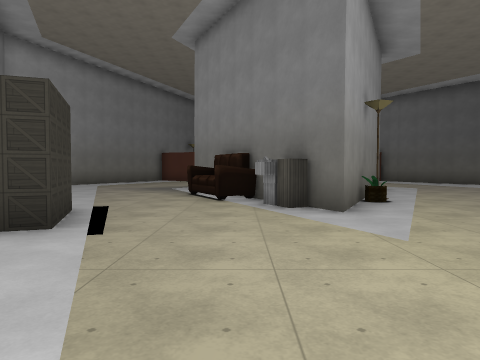
view 1 (above)

20 first-person views from a walk through a level from a Godot 3-D game. The camera is 1.5 m above the floor, tilts 2° down and sees 70° across. The floor is counted in squares, 2 m on a side. Each view is taken from the middle of a square. On the plan, view 1 faces up. The plan holds only what a view shows up to about 11 squares ahead; the rest is blank. The place goes on beyond the plan. Characters and animated objects are left out. Some surface patterns are stand-ins.

view 2
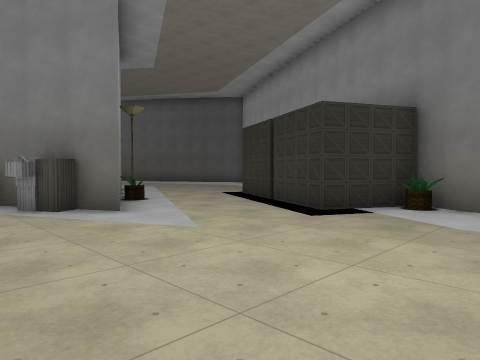

view 3
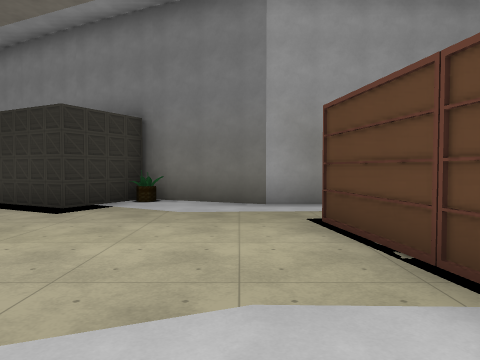

view 4
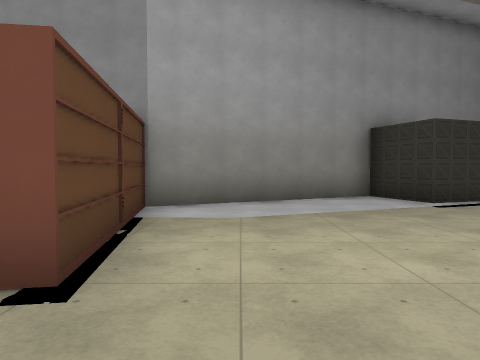

view 5
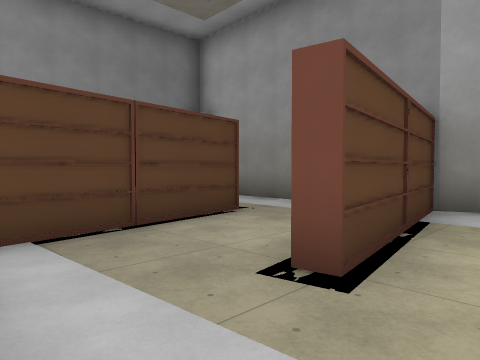

view 6
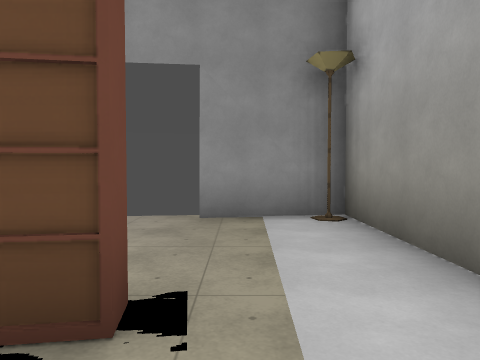

view 7
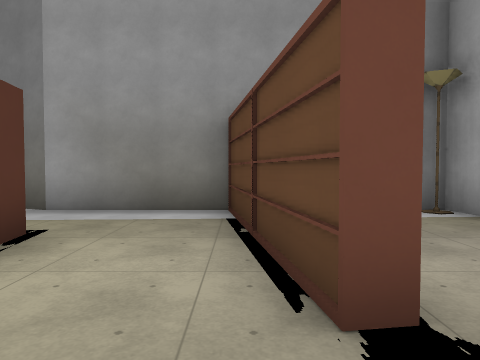

view 8
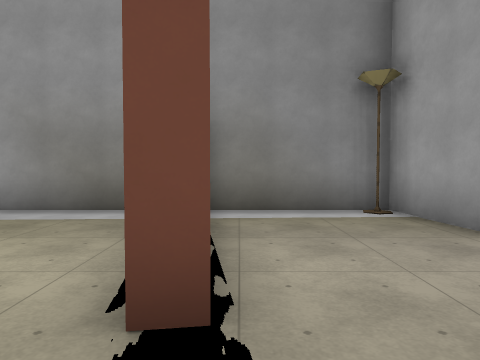

view 9
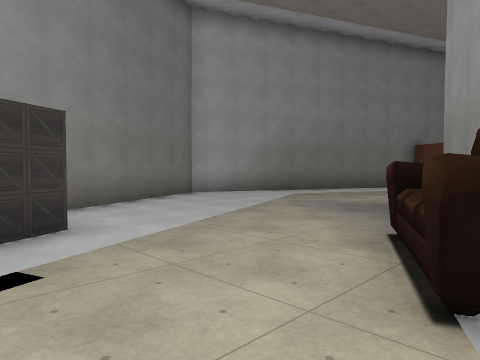

view 10
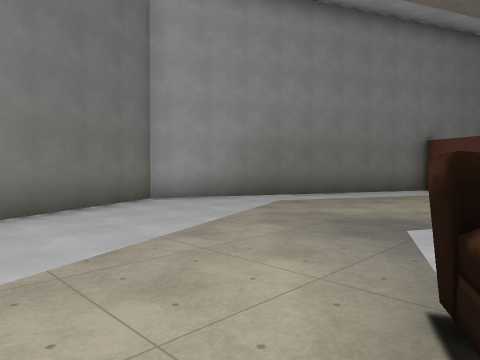

view 11
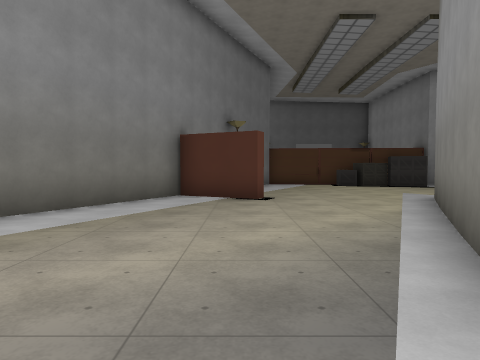

view 12
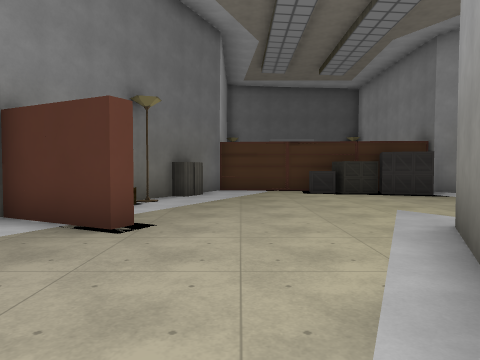

view 13
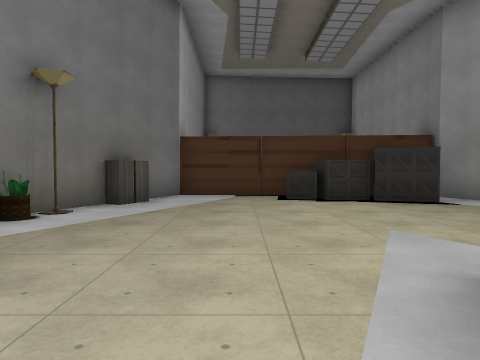

view 14
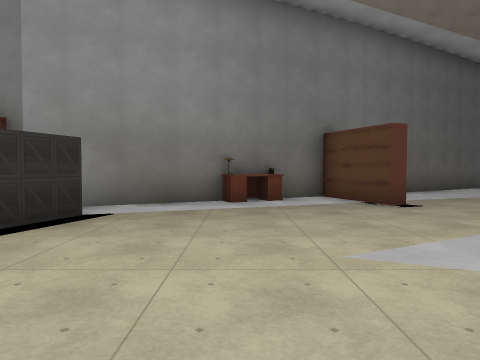

view 15
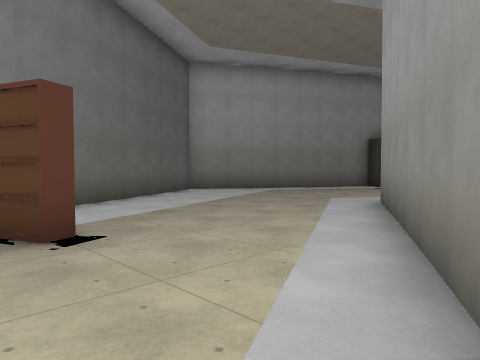

view 16
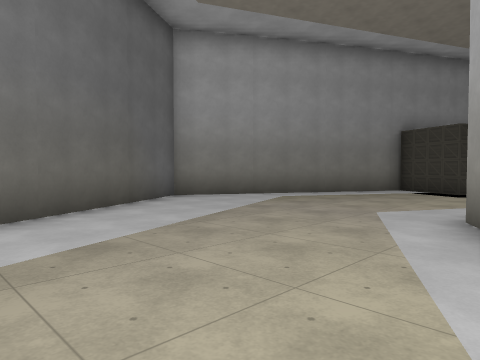

view 17
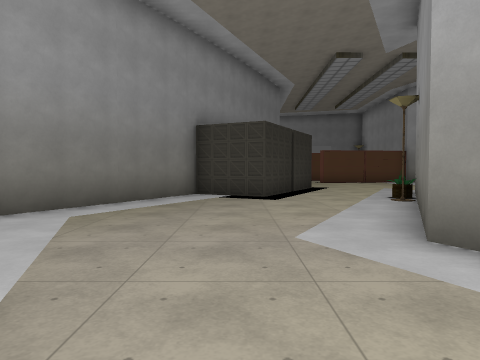

view 18
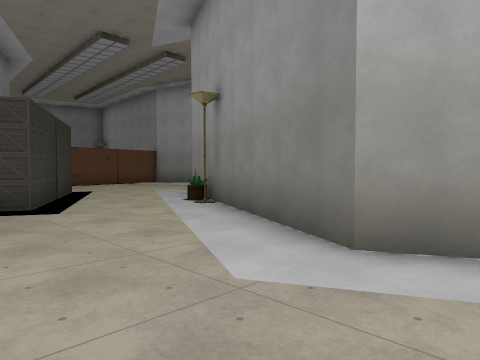

view 19
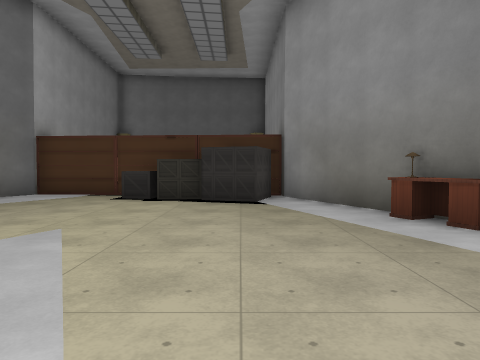

view 20
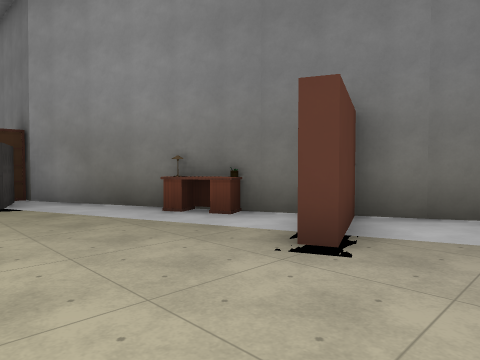

### Floor plan
Ten units are one square. View 1 is at (0, 0); x grows to the right and y downward. Boxes are objects, and circles mark ways between rooms. Rooms are numbered by the first view taken in them; rooms with no view inside come last. Other rooms are left out.
<svg viewBox="-89 -271 212 361">
<path fill="none" stroke="#000" d="M17 -57 15 -62M-30 -60 -23 -41 -41 -35 -16 19 28 12M5 -83 -5 -78M51 5 63 -23 43 -33 53 -52M6 50 6 45 51 38 51 5M30 79 51 77 51 44M-17 49 -17 84 7 82M28 12 29 16 23 16M23 -180 51 -126 17 -57M-11 -138 18 -194M-24 -196 -26 -192 -47 -202 -84 -123 -63 -80M95 -164 81 -195 59 -186 58 -190 79 -198 75 -208M67 -224 51 -259M-34 -228 -37 -223M48 -258 44 -245 31 -249 33 -254M50 -258 50 -262 47 -262M-1 -85 -8 -99 -14 -96M36 -263 -16 -266 -22 -253M6 -78 2 -86M-6 -81 -14 -97M53 -52 64 -72 82 -63 118 -127 96 -166M-44 -75 -40 -67"/>
<rect x="5" y="-75" width="10" height="10" fill="#bbb"><title>cabinet</title></rect>
<rect x="55" y="-25" width="10" height="10" fill="#bbb"><title>plant</title></rect>
<rect x="-15" y="75" width="10" height="10" fill="#bbb"><title>lamp</title></rect>
<rect x="45" y="65" width="10" height="10" fill="#bbb"><title>lamp</title></rect>
<rect x="-35" y="-235" width="10" height="10" fill="#bbb"><title>lamp</title></rect>
<rect x="-35" y="-245" width="10" height="10" fill="#bbb"><title>cabinet</title></rect>
<rect x="-25" y="-255" width="10" height="10" fill="#bbb"><title>cabinet</title></rect>
<rect x="15" y="-265" width="10" height="10" fill="#bbb"><title>crate</title></rect>
<rect x="25" y="-75" width="10" height="10" fill="#bbb"><title>plant</title></rect>
<rect x="25" y="-85" width="10" height="10" fill="#bbb"><title>lamp</title></rect>
<rect x="25" y="-265" width="10" height="10" fill="#bbb"><title>box</title></rect>
<rect x="65" y="-225" width="10" height="20" fill="#bbb"><title>desk</title></rect>
<circle cx="35" cy="15" r="3" fill="#2a7"/>
<circle cx="-15" cy="-75" r="3" fill="#2a7"/>
<circle cx="40" cy="-60" r="3" fill="#2a7"/>
<text x="10" y="-30">1</text>
<text x="20" y="60">2</text>
<text x="30" y="-170">3</text>
</svg>
Room 1 opens to room 2. Room 1 opens to room 3.

Where each view was taken, in squares from view 1:
view 1: 0 up, 0 right, facing up
view 2: 0 up, 1 left, facing up-right
view 3: 0 up, 2 left, facing right
view 4: 0 up, 5 right, facing left
view 5: 0 up, 5 right, facing down-left
view 6: 3 down, 0 right, facing down
view 7: 4 down, 1 left, facing right
view 8: 5 down, 1 left, facing right
view 9: 6 up, 0 right, facing up-left
view 10: 8 up, 1 left, facing up-left
view 11: 11 up, 3 left, facing up
view 12: 15 up, 1 left, facing up
view 13: 17 up, 0 right, facing up
view 14: 22 up, 1 left, facing right
view 15: 20 up, 2 right, facing down-right
view 16: 18 up, 4 right, facing down-right
view 17: 16 up, 7 right, facing down
view 18: 14 up, 8 right, facing down-left
view 19: 17 up, 4 right, facing up
view 20: 17 up, 3 right, facing up-right
